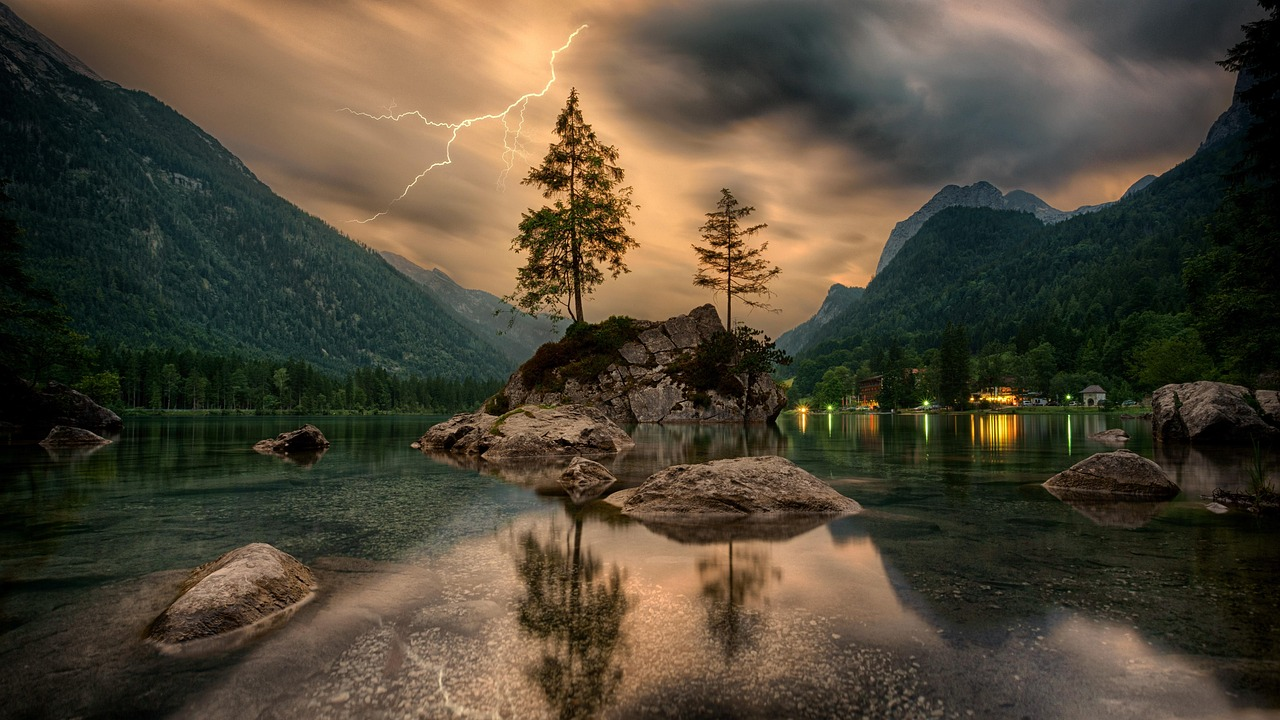
#> input picture sample.jpg, 1280 x 720 px
$ jupyter execute 'Third Assessment.ipynb'   (older library calls are emulated)
#> lines starting #> are read from the running program, lines starting #| are printed output that depends on the picture; after the words box and inside, x2 and y2 are one past the last pixel; in counts of white or black regions, pixels touching at a corner belong together
[cell 1]
import cv2
import numpy as np
import matplotlib.pyplot as plt

[cell 2]
plt.style.use('dark_background')

def split_and_merge(image, threshold):
    def split(img, x, y, w, h):
        roi = img[y:y+h, x:x+w]
        mean, std_dev = cv2.meanStdDev(roi)
        if std_dev[0][0] > threshold and w > 4 and h > 4:
            mw, mh = w // 2, h // 2
            split(img, x, y, mw, mh)
            split(img, x + mw, y, w - mw, mh)
            split(img, x, y + mh, mw, h - mh)
            split(img, x + mw, y + mh, w - mw, h - mh)
        else:
            cv2.rectangle(segmented_img, (x, y), (x + w, y + h), int(mean[0][0]), -1)
            cv2.rectangle(segmented_img, (x, y), (x + w, y + h), 0, 1) # grid lines

    segmented_img = np.zeros_like(image)
    h, w = image.shape
    split(image, 0, 0, w, h)
    return segmented_img

[cell 3]
image_path = 'sample.jpg'
img = cv2.imread(image_path)
#> img is the input picture: shape (720, 1280, 3); mean B, G, R 54.4, 70.9, 79.8
gray = cv2.cvtColor(img, cv2.COLOR_BGR2GRAY)
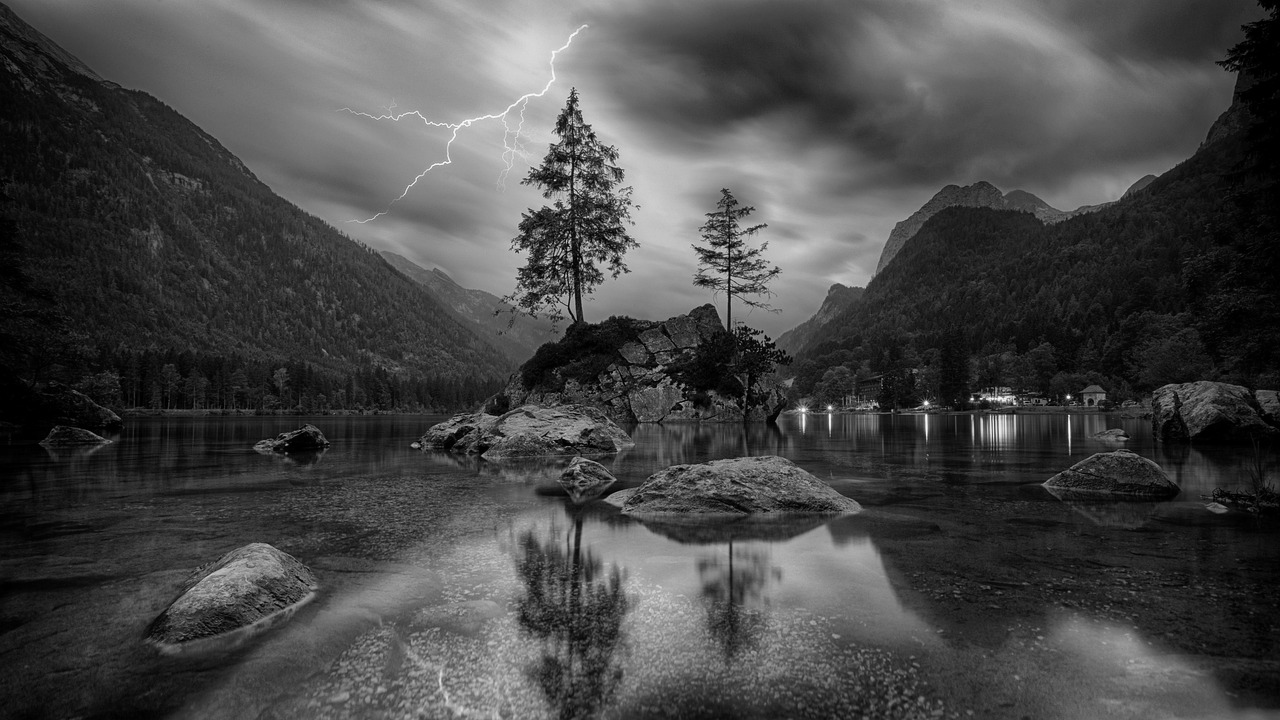
#> gray: shape (720, 1280); min 0, max 251, mean 71.7

# 2. Adaptive Thresholding
adaptive_thresh = cv2.adaptiveThreshold(
    gray, 255, cv2.ADAPTIVE_THRESH_GAUSSIAN_C, cv2.THRESH_BINARY, 11, 2
)
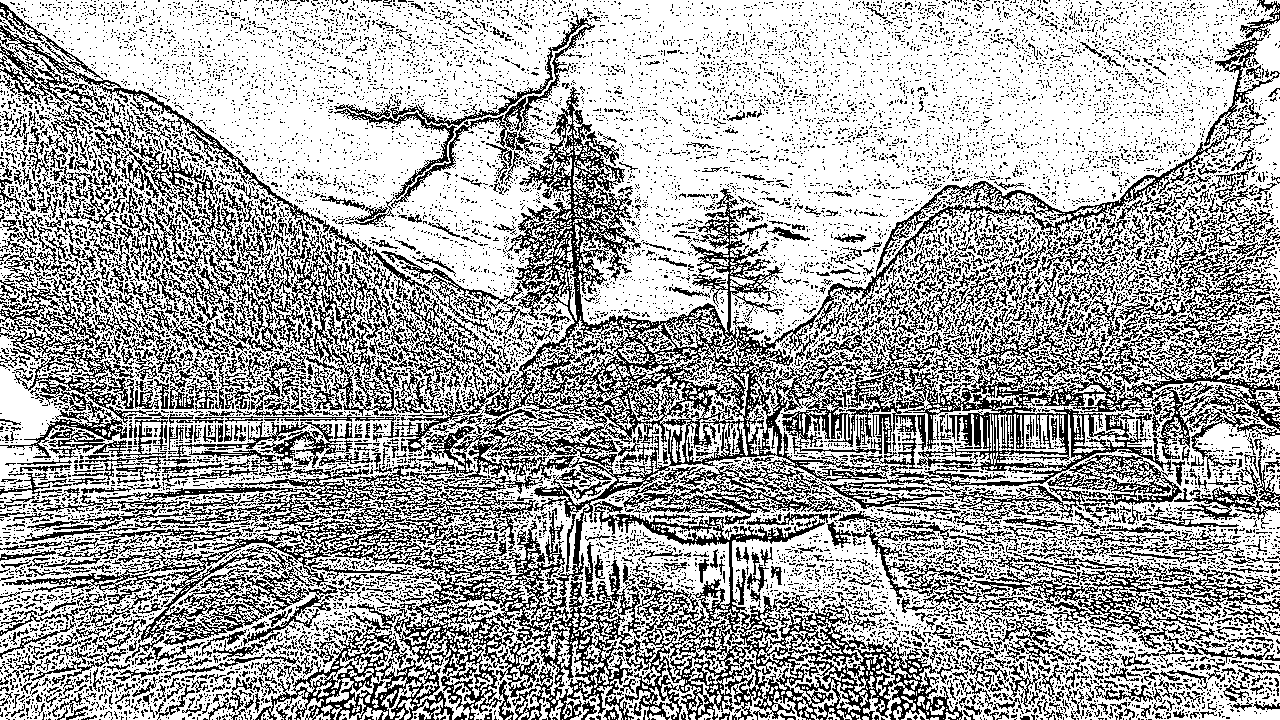
#> adaptive_thresh: shape (720, 1280); 65.7% white; black in thin lines or dots

# 3. Divide and Merge Method
div_merge_result = split_and_merge(gray.copy(), threshold=15)
#> in split, `mean, std_dev = cv2.meanStdDev(roi)`: mean = [71.66]; std_dev = [49.95]
#> call 3 of split, with x = 0, y = 0, w = 320, h = 180
#> in split (call 3), `roi = img[y:y+h, x:x+w]`:
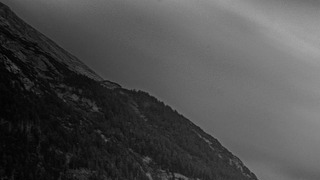
#> roi: shape (180, 320); min 0, max 165, mean 76.1
#> in split (call 3), `mean, std_dev = cv2.meanStdDev(roi)`: mean = [76.08]; std_dev = [44.53]
#> call 4 of split, with x = 0, y = 0, w = 160, h = 90
#> in split (call 4), `roi = img[y:y+h, x:x+w]`:
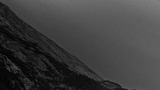
#> roi: shape (90, 160); min 0, max 129, mean 62.8
#> in split (call 4), `mean, std_dev = cv2.meanStdDev(roi)`: mean = [62.77]; std_dev = [30.67]
#> in split (call 9), `roi = img[y:y+h, x:x+w]`: roi = [[71, 71, 71, 72, 72], [66, 70, 71, 68, 69]]
#> in split (call 9), `mean, std_dev = cv2.meanStdDev(roi)`: mean = [70.1]; std_dev = [1.81]
#> in split (call 9), `cv2.rectangle(segmented_img, (x, y), (x + w, y + h), int(mean[0][0]), ..`:
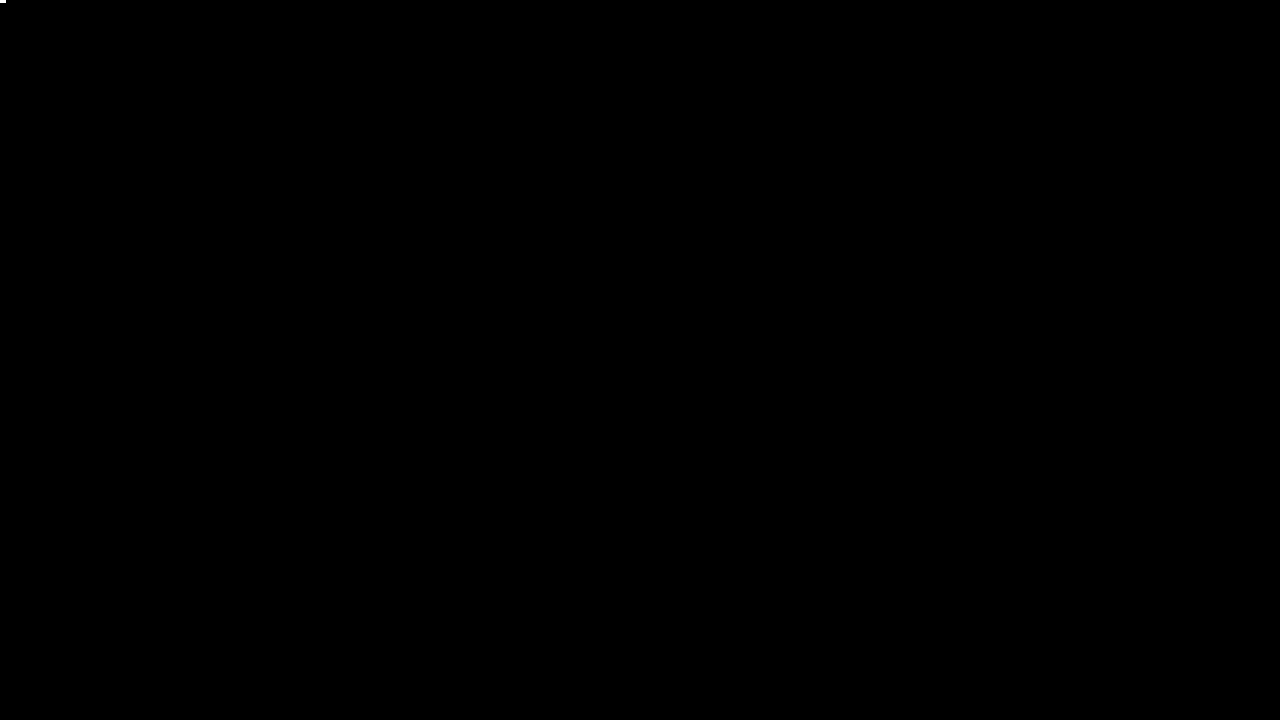
#> segmented_img: shape (720, 1280); values 0 (black) and 70 (white), 0% white; 1 white region (1 under 20 px)
#> in split (call 9), `cv2.rectangle(segmented_img, (x, y), (x + w, y + h), 0, 1)`: segmented_img: shape (720, 1280); values 0 (black) and 70 (white), 0% white in thin lines or dots, all inside (x1, y1, x2, y2) = (1, 1, 5, 2)
#> in split (call 10), `cv2.rectangle(segmented_img, (x, y), (x + w, y + h), int(mean[0][0]), ..`: segmented_img: shape (720, 1280); min 0, max 72, mean 0
#> in split (call 10), `cv2.rectangle(segmented_img, (x, y), (x + w, y + h), 0, 1)`: segmented_img: shape (720, 1280); min 0, max 72, mean 0
#> in split (call 11), `cv2.rectangle(segmented_img, (x, y), (x + w, y + h), int(mean[0][0]), ..`: segmented_img: shape (720, 1280); min 0, max 72, mean 0
#> in split (call 11), `cv2.rectangle(segmented_img, (x, y), (x + w, y + h), 0, 1)`: segmented_img: shape (720, 1280); min 0, max 72, mean 0
#> in split (call 12), `cv2.rectangle(segmented_img, (x, y), (x + w, y + h), int(mean[0][0]), ..`: segmented_img: shape (720, 1280); min 0, max 72, mean 0
#> in split (call 12), `cv2.rectangle(segmented_img, (x, y), (x + w, y + h), 0, 1)`: segmented_img: shape (720, 1280); min 0, max 72, mean 0
#> in split (call 13), `cv2.rectangle(segmented_img, (x, y), (x + w, y + h), int(mean[0][0]), ..`: segmented_img: shape (720, 1280); min 0, max 76, mean 0
#> in split (call 13), `cv2.rectangle(segmented_img, (x, y), (x + w, y + h), 0, 1)`: segmented_img: shape (720, 1280); min 0, max 76, mean 0
#> in split (call 14), `cv2.rectangle(segmented_img, (x, y), (x + w, y + h), int(mean[0][0]), ..`: segmented_img: shape (720, 1280); min 0, max 76, mean 0
#> in split (call 14), `cv2.rectangle(segmented_img, (x, y), (x + w, y + h), 0, 1)`: segmented_img: shape (720, 1280); min 0, max 76, mean 0
#> in split (call 15), `cv2.rectangle(segmented_img, (x, y), (x + w, y + h), int(mean[0][0]), ..`: segmented_img: shape (720, 1280); min 0, max 76, mean 0
#> in split (call 15), `cv2.rectangle(segmented_img, (x, y), (x + w, y + h), 0, 1)`: segmented_img: shape (720, 1280); min 0, max 76, mean 0
#> in split (call 16), `cv2.rectangle(segmented_img, (x, y), (x + w, y + h), int(mean[0][0]), ..`: segmented_img: shape (720, 1280); min 0, max 84, mean 0
#> in split (call 16), `cv2.rectangle(segmented_img, (x, y), (x + w, y + h), 0, 1)`: segmented_img: shape (720, 1280); min 0, max 84, mean 0
#> in split (call 17), `cv2.rectangle(segmented_img, (x, y), (x + w, y + h), int(mean[0][0]), ..`: segmented_img: shape (720, 1280); min 0, max 84, mean 0
#> in split (call 17), `cv2.rectangle(segmented_img, (x, y), (x + w, y + h), 0, 1)`: segmented_img: shape (720, 1280); min 0, max 84, mean 0
#> in split (call 18), `cv2.rectangle(segmented_img, (x, y), (x + w, y + h), int(mean[0][0]), ..`: segmented_img: shape (720, 1280); min 0, max 84, mean 0.1
#> in split (call 18), `cv2.rectangle(segmented_img, (x, y), (x + w, y + h), 0, 1)`: segmented_img: shape (720, 1280); min 0, max 84, mean 0
#> in split (call 19), `mean, std_dev = cv2.meanStdDev(roi)`: mean = [89.54]; std_dev = [10.57]
#> in split (call 19), `cv2.rectangle(segmented_img, (x, y), (x + w, y + h), int(mean[0][0]), ..`:
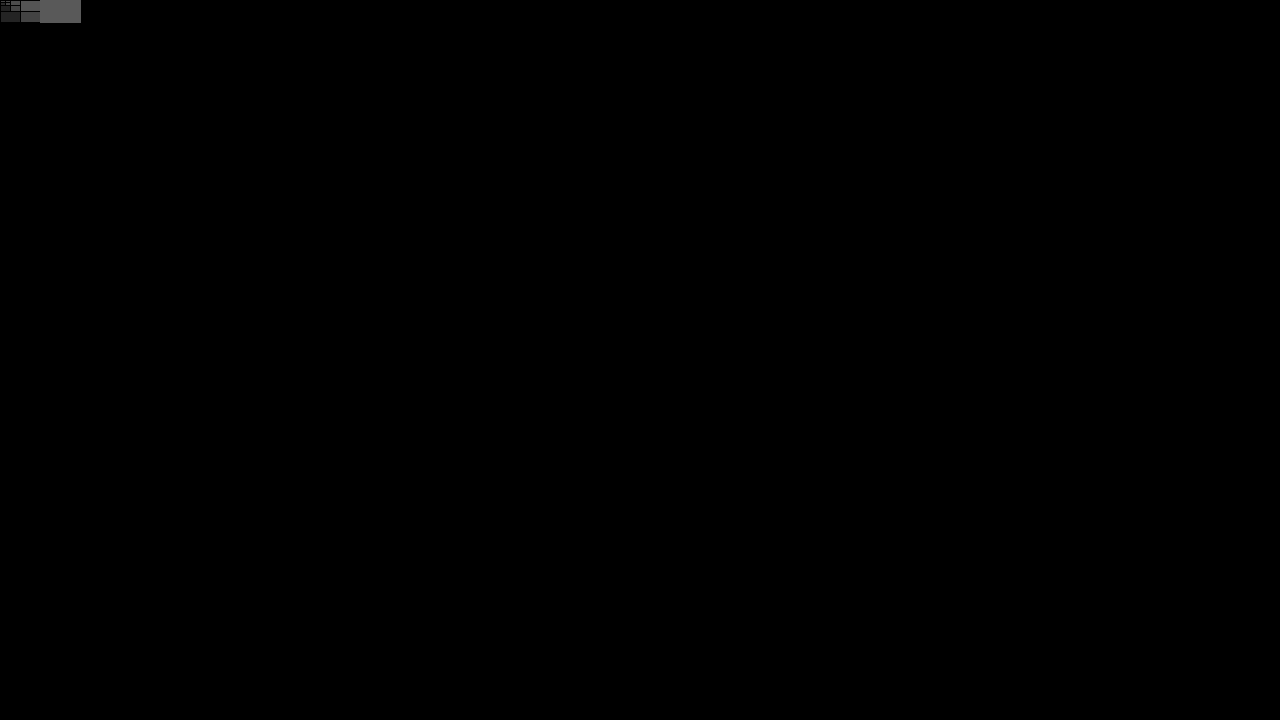
#> segmented_img: shape (720, 1280); min 0, max 89, mean 0.1
#> in split (call 19), `cv2.rectangle(segmented_img, (x, y), (x + w, y + h), 0, 1)`: segmented_img: shape (720, 1280); 0.01% of pixels changed, all inside (x1, y1, x2, y2) = (40, 0, 81, 23)
#> in split (call 20), `cv2.rectangle(segmented_img, (x, y), (x + w, y + h), int(mean[0][0]), ..`: segmented_img: shape (720, 1280); min 0, max 89, mean 0.2
#> in split (call 20), `cv2.rectangle(segmented_img, (x, y), (x + w, y + h), 0, 1)`: segmented_img: shape (720, 1280); min 0, max 89, mean 0.2
#> in split (call 21), `cv2.rectangle(segmented_img, (x, y), (x + w, y + h), 0, 1)`: segmented_img: shape (720, 1280); min 0, max 89, mean 0.2
#> in split (call 22), `cv2.rectangle(segmented_img, (x, y), (x + w, y + h), 0, 1)`: segmented_img: shape (720, 1280); min 0, max 93, mean 0.6
#> in split (call 24), `roi = img[y:y+h, x:x+w]`:
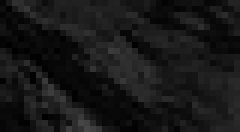
#> roi: shape (22, 40) (shown 6 times larger); min 0, max 70, mean 23.2
#> in split (call 24), `mean, std_dev = cv2.meanStdDev(roi)`: mean = [23.19]; std_dev = [13.08]
#> in split (call 24), `cv2.rectangle(segmented_img, (x, y), (x + w, y + h), int(mean[0][0]), ..`: segmented_img: shape (720, 1280); min 0, max 93, mean 0.6
#> in split (call 24), `cv2.rectangle(segmented_img, (x, y), (x + w, y + h), 0, 1)`: segmented_img: shape (720, 1280); min 0, max 93, mean 0.6
#> in split (call 25), `roi = img[y:y+h, x:x+w]`:
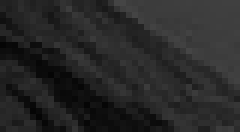
#> roi: shape (22, 40) (shown 6 times larger); min 5, max 69, mean 39.6
#> in split (call 25), `mean, std_dev = cv2.meanStdDev(roi)`: mean = [39.63]; std_dev = [15.5]
#> in split (call 26), `cv2.rectangle(segmented_img, (x, y), (x + w, y + h), int(mean[0][0]), ..`: segmented_img: shape (720, 1280); min 0, max 93, mean 0.6
#> in split (call 26), `cv2.rectangle(segmented_img, (x, y), (x + w, y + h), 0, 1)`: segmented_img: shape (720, 1280); min 0, max 93, mean 0.6
#> in split (call 27), `cv2.rectangle(segmented_img, (x, y), (x + w, y + h), int(mean[0][0]), ..`: segmented_img: shape (720, 1280); min 0, max 93, mean 0.6

# 4. K-Means Clustering
pixel_values = img.reshape((-1, 3)).astype(np.float32)
criteria = (cv2.TERM_CRITERIA_EPS + cv2.TERM_CRITERIA_MAX_ITER, 100, 0.2)
k = 4 # Number of clusters
_, labels, centers = cv2.kmeans(pixel_values, k, None, criteria, 10, cv2.KMEANS_RANDOM_CENTERS)
#> centers = [[17.41, 26.8, 20.65], [51.55, 62.06, 63.25], [83.8, 103.3, 124.5], [110, 150.5, 193.3]]
centers = np.uint8(centers)
#> centers = [[17, 26, 20], [51, 62, 63], [83, 103, 124], [109, 150, 193]]
kmeans_result = centers[labels.flatten()]
kmeans_result = kmeans_result.reshape(img.shape)

# Plotting Results
plt.figure(figsize=(12, 8))
plt.subplot(2, 2, 1), plt.imshow(cv2.cvtColor(img, cv2.COLOR_BGR2RGB)), plt.title('Original Image')
plt.axis('off')
plt.subplot(2, 2, 2), plt.imshow(adaptive_thresh, cmap='gray'), plt.title('Adaptive Thresholding')
plt.axis('off')
plt.subplot(2, 2, 3), plt.imshow(div_merge_result, cmap='gray'), plt.title('Divide and Merge')
plt.axis('off')
plt.subplot(2, 2, 4), plt.imshow(cv2.cvtColor(kmeans_result, cv2.COLOR_BGR2RGB)), plt.title('K-Means Clustering')
plt.axis('off')
plt.tight_layout()
plt.show()
print("Yash Agarwal\n23BAI0011")

[cell 4]
import cv2
import numpy as np
import matplotlib.pyplot as plt
import pywt
from skimage.metrics import structural_similarity as ssim
from skimage.metrics import peak_signal_noise_ratio as psnr
from skimage.metrics import mean_squared_error as mse

[cell 5]
plt.style.use('dark_background')

def calculate_metrics(original, reconstructed, transform_name):
    """Calculates and prints MSE, PSNR, and SSIM."""
#> called with transform_name = 'DFT'
    m_mse = mse(original, reconstructed)
#> m_mse = 0.51
    m_psnr = psnr(original, reconstructed, data_range=255)
#> m_psnr = 51.06
    m_ssim = ssim(original, reconstructed, data_range=255)
#> m_ssim = 1

    print(f"--- Metrics for {transform_name} ---")
    print(f"MSE:  {m_mse:.4f}")
#| MSE:  0.5096
    print(f"PSNR: {m_psnr:.4f} dB")
#| PSNR: 51.0589 dB
    print(f"SSIM: {m_ssim:.4f}\n")
#| SSIM: 0.9998

[cell 6]
image_path = 'sample.jpg'
img = cv2.imread(image_path, cv2.IMREAD_GRAYSCALE)

if img is None:
    print("Error: Image not found. Please check the file path.")
else:
    img = cv2.resize(img, (256, 256))

    dft = cv2.dft(np.float32(img), flags=cv2.DFT_COMPLEX_OUTPUT)
    dft_shift = np.fft.fftshift(dft)
    magnitude_spectrum = 20 * np.log(cv2.magnitude(dft_shift[:, :, 0], dft_shift[:, :, 1]) + 1e-5)

    f_ishift = np.fft.ifftshift(dft_shift)
    img_back_dft = cv2.idft(f_ishift)
    img_back_dft = cv2.magnitude(img_back_dft[:, :, 0], img_back_dft[:, :, 1])
    img_back_dft = cv2.normalize(img_back_dft, None, 0, 255, cv2.NORM_MINMAX, dtype=cv2.CV_8U)

    img_float = np.float32(img) / 255.0
    dct = cv2.dct(img_float)
    dct_visual = np.uint8(np.log(abs(dct) * 255 + 1e-5) * 20)

    img_back_dct = cv2.idct(dct)
    img_back_dct = np.clip(img_back_dct * 255, 0, 255).astype(np.uint8)

    coeffs2 = pywt.dwt2(img, 'haar')
    LL, (LH, HL, HH) = coeffs2
    LL_vis = np.uint8(LL / np.max(LL) * 255)

    img_back_haar = pywt.idwt2(coeffs2, 'haar')
    img_back_haar = np.clip(img_back_haar, 0, 255).astype(np.uint8)

    calculate_metrics(img, img_back_dft, "DFT")
    calculate_metrics(img, img_back_dct, "DCT")
#| MSE:  0.2586
#| PSNR: 54.0039 dB
#| SSIM: 0.9992
    calculate_metrics(img, img_back_haar, "Haar Wavelet")
#| MSE:  0.0103
#| PSNR: 68.0155 dB
#| SSIM: 1.0000
